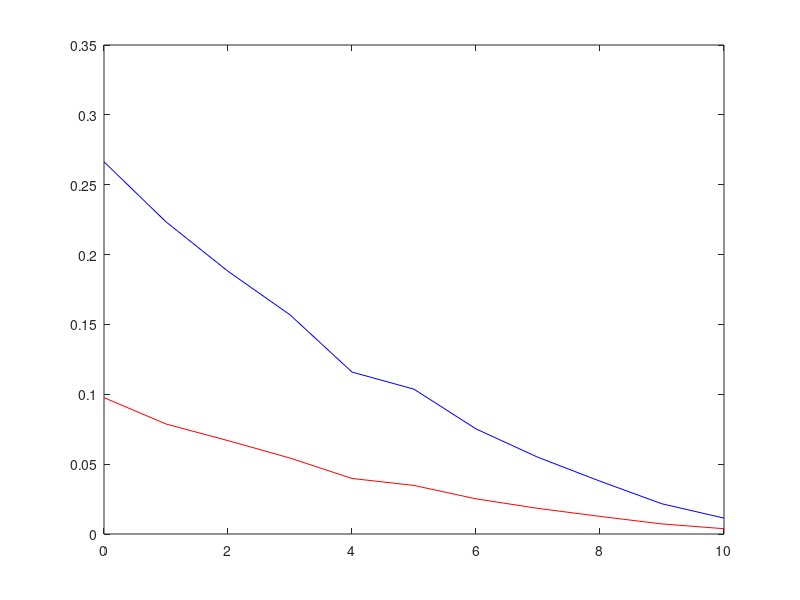

Recreate this plot in MATLAB.
ENR=0;                          %initially value of Eb/No
while (ENR<=10)                  %plot for 9 values of ENR
symbol_error=0;
symbol=0;
bits=0;                         %count of bits for which error is 500
error=0;                        %count of errors till they reaches 500
while (error<500)               %500 errors before calculting BER
    x=rand(1, 3);               %4 input bits uniformly generated
    x=round(x);                 
                               %T is to be mapped and transmitted
    if x==[0 0 0]
        T=1+0j;
    end
    if x==[0 0 1]
        T=0.707+0.707j;
    end
    if x==[0 1 1]
        T=0+1j;
    end
    if x==[0 1 0]
        T=-0.707+0.707j;
    end
    if x==[1 1 0]
        T=-1+0j;
    end
    if x==[1 1 1]
        T=-0.707-0.707j;
    end
    if x==[1 0 1]
        T=0-1j;
    end
    if x==[1 0 0]
        T=0.707-0.707j;
    end
     
    Std=sqrt(0.5/3)/sqrt(10^(ENR/10));    %Std of AWGN
    N=Std.*randn(1, 1); %4 sample of Gaussian Noise with mean=0 and Std
    R=T+N+N*1j;                  %Received bits with effect of noise
       
        if ((real(R)>0) && (abs(imag(R))<(real(R)*0.4142)))       %Hard decision to identify the received bits
            R=1+0j;
            r=[0 0 0];
        end
        if ((real(R)>0) && (imag(R)>0) && ((imag(R)/real(R))>0.4142) && ((imag(R)/real(R))<2.4142))       %Hard decision to identify the received bits
            R=0.707+0.707j;
            r=[0 0 1];
        end
        if ((imag(R)>0) && (abs(real(R))<(imag(R)*0.4142)))       %Hard decision to identify the received bits
            R=0+1j;
            r=[0 1 1];
        end
     
        if ((real(R)<0) && (imag(R)>0) && ((imag(R)/real(R)>-2.4142)) && ((imag(R)/real(R))<-0.4142))       %Hard decision to identify the received bits
            R=-0.707+0.707j;
            r=[0 1 0];
        end
        if ((real(R)<0) && (abs(imag(R))<(real(R)*-0.4142)))       %Hard decision to identify the received bits
            R=-1+0j;
            r=[1 1 0];
        end
        if ((real(R)<0) && (imag(R)<0) && ((imag(R)/real(R))>0.4142) && ((imag(R)/real(R))<2.4142))       %Hard decision to identify the received bits
            R=-0.707-0.707j;
            r=[1 1 1];
        end
         if ((imag(R)<0) && (abs(real(R))<(imag(R)*-0.4142)))       %Hard decision to identify the received bits
            R=0-1j;
            r=[1 0 1];
         end
         if ((real(R)>0) && (imag(R)<0) && ((imag(R)/real(R))>-2.4142) && ((imag(R)/real(R))<-0.4142))       %Hard decision to identify the received bits
            R=0.707-0.707j;
            r=[1 0 0];
         end
        
        
    
    bits=bits+3;        %Count the bits transmitted just now
    symbol=symbol+1;
    E=mod(r+x, 2);      %Error between input and received bits
    if(sum(E)~=0)
        symbol_error=symbol_error+1;
    end
    error=error+sum(E); %Count any error found
end
BER(ENR+1)=500/bits;    %Calculation of BER
SER(ENR+1)=symbol_error/symbol;
ENR=ENR+1;              %ENR increased by 1 for calculation of next BER
end
ENR=0:10;         %range of ENR at which BER is found
hold off
plot(ENR, BER, 'r')   %plot of BER Vs ENR with default blue color
hold on
plot(ENR, SER, 'b')
